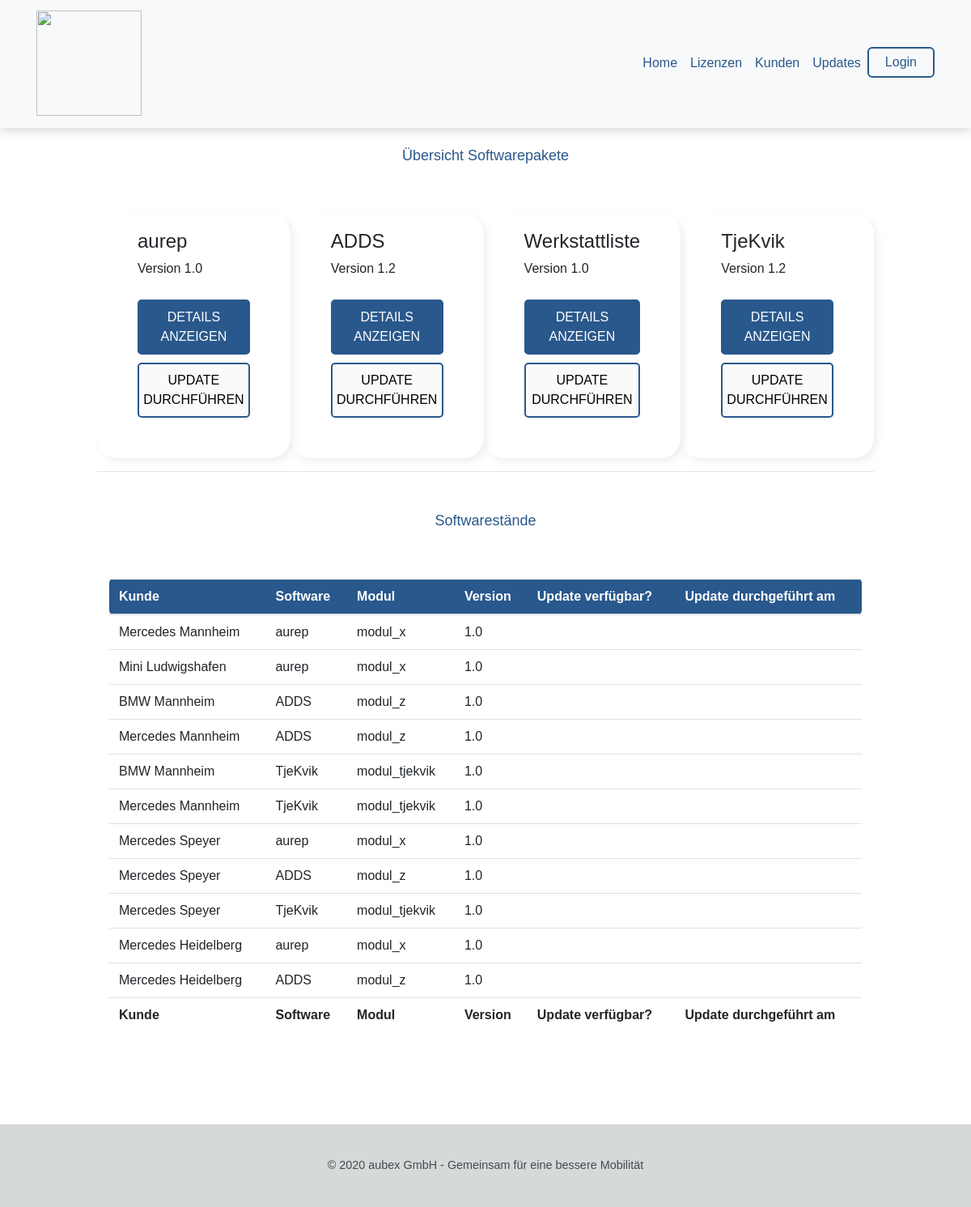
The page /update/ on the database its author committed.
### pages/models.py (models this page shows, shortened)
class Software(models.Model):
    software_name = models.CharField(max_length=50)
    version = models.CharField(max_length=10, default="NULL")
    beschreibung = models.TextField(default="")
    def __str__(self):
        return self.software_name

class Lizenz(models.Model):
    KundeHatSoftware = models.ForeignKey(KundeHatSoftware, on_delete=models.CASCADE)
    modul = models.ForeignKey(Modul, on_delete=models.CASCADE)
    license_key = models.CharField(max_length=300)
    detail = models.TextField()
    gültig_von = models.DateField(auto_now_add=False, auto_now=False, blank=True)
    gültig_bis = models.DateField(auto_now_add=False, auto_now=False, blank=True)

class KundeHatSoftware(models.Model):
    standort = models.ForeignKey(Standort, on_delete=models.CASCADE)
    software = models.ForeignKey(Software, on_delete=models.CASCADE)
    version = models.CharField(max_length=10)

class Standort(models.Model):
    kunde = models.ForeignKey(Kunde, on_delete=models.CASCADE)
    name = models.CharField(max_length=50)
    telNr = models.CharField(max_length=50)
    email = models.EmailField()
    strasse = models.CharField(max_length=100)
    hausnr = models.CharField(max_length=5)
    plz = models.CharField(max_length=10)
    ort = models.CharField(max_length=50)

class Modul(models.Model):
    name = models.CharField(max_length=50)
    produkt = models.ForeignKey(Software, on_delete=models.CASCADE)
    def __str__(self):
        return str(self.name)

### pages/views.py (the view)
# urls.py: path('update/', page.updates, name='updates'),
def updates(request):
    context = {
        'lizenzen': Lizenz.objects.all(),
        'softwares': Software.objects.all()
    }
    return render(request, 'updates.html', context)

### templates/update/updates.html (shortened to what this page needs)
{% extends "base.html" %}
{% block content %}
<h1>Updates</h1>
<h2>Übersicht Softwarepakete</h2>
<div class="container">
    <div class="pakete">
        <div class="row">
            {% for software in softwares %}
            <div class="col-s col-md Softwarekasten">
                <h4>{{ software }}</h4>
                <p>Version {{ software.version }}</p>
                <button class="details">Details anzeigen</button>
                <button class="update">Update durchführen</button>
            </div>
            {% endfor %}
        </div>
    </div>
</div>
<hr>
<h2>Softwarestände</h2>
<div class="container mt-5">
    <table class="table table-responsive-lg" id="lizenzTabelle" width="100%">
        <thead>
        <tr>
            <th>Kunde</th>
            <th>Software</th>
            <th>Modul</th>
            <th>Version</th>
            <th>Update verfügbar?</th>
            <th>Update durchgeführt am</th>
        </tr>
        </thead>
        <tbody>
        {% for software in lizenzen %}
        <tr>
            <td>{{ software.KundeHatSoftware.standort.name }}</td>
            <td>{{ software.KundeHatSoftware.software }}
            <td>{{ software.modul }}</td>
            <td>{{ software.KundeHatSoftware.version }}</td>
            <td>{{ software.updateVerfuegbar }}</td>
            <td>{{ software.DatumUpdate }}</td>
        </tr>
        {% endfor %}
        <tfoot>
        <tr>
            <th>Kunde</th>
            <th>Software</th>
            <th>Modul</th>
            <th>Version</th>
            <th>Update verfügbar?</th>
            <th>Update durchgeführt am</th>
        </tr>
        </tfoot>
    </table>
</div>
{% endblock content %}

### pages/static/css/style.css (style rules this page uses)
html, body { margin: 0; padding: 0; position: relative; font-family: sans-serif; }
* { outline: none; appearance: none; -webkit-appearance: none; }
button { appearance: none; border: 1px solid #29588C; border-radius: 20px; padding: 4px 20px; transition-duration: 150ms }
h2 { margin-bottom:50px; color: #29588C; font-size:18px; text-align:center; font-weight:500; }
h1 { font-size:20pt; text-align:center; font-weight:700; letter-spacing:0px; }
h2 { margin-top: 50px; }
tfoot th { background-color: white; }
table th:first-child { border-radius:5px 0 0 5px; }
table th:last-child { border-radius:0 5px 5px 0; }
thead { background-color: #29588C; color: white; }
tr { 1background-color: #f7f7f7; }
table tr { background-color: none; border-top: none; }
.pakete button { display: inline-block; background: rgb(250,250,250); padding: 8px 0; width: 100%; border: 2px solid #29588C; border-radius: 5px; cursor: pointer; outline: none; text-transform: uppercase; transition-duration: 240ms; }
.pakete, .table { margin-top:60px; }
.softwarekasten { margin:0 0,5%; border-radius: 25px; padding: 20 50 20 50; box-shadow: 4px 4px 9px 0 #e9ecefd4; height: 100%; }
.pakete button { height: inherit; margin-top: 10px; }
.pakete h4 { display: inline-block; }
.pakete .details { background: #29588C; color: white; }

### rows shown on the page
Software: software_name "aurep", version "1.0"
Software: software_name "ADDS", version "1.2"
Software: software_name "Werkstattliste", version "1.0"
Software: software_name "TjeKvik", version "1.2"
Lizenz: KundeHatSoftware.standort.name "Mercedes Mannheim", KundeHatSoftware.software "aurep", modul "modul_x", KundeHatSoftware.version "1.0"
Lizenz: KundeHatSoftware.standort.name "Mini Ludwigshafen", KundeHatSoftware.software "aurep", modul "modul_x", KundeHatSoftware.version "1.0"
Lizenz: KundeHatSoftware.standort.name "BMW Mannheim", KundeHatSoftware.software "ADDS", modul "modul_z", KundeHatSoftware.version "1.0"
Lizenz: KundeHatSoftware.standort.name "Mercedes Mannheim", KundeHatSoftware.software "ADDS", modul "modul_z", KundeHatSoftware.version "1.0"
Lizenz: KundeHatSoftware.standort.name "BMW Mannheim", KundeHatSoftware.software "TjeKvik", modul "modul_tjekvik", KundeHatSoftware.version "1.0"
Lizenz: KundeHatSoftware.standort.name "Mercedes Mannheim", KundeHatSoftware.software "TjeKvik", modul "modul_tjekvik", KundeHatSoftware.version "1.0"
Lizenz: KundeHatSoftware.standort.name "Mercedes Speyer", KundeHatSoftware.software "aurep", modul "modul_x", KundeHatSoftware.version "1.0"
Lizenz: KundeHatSoftware.standort.name "Mercedes Speyer", KundeHatSoftware.software "ADDS", modul "modul_z", KundeHatSoftware.version "1.0"
Lizenz: KundeHatSoftware.standort.name "Mercedes Speyer", KundeHatSoftware.software "TjeKvik", modul "modul_tjekvik", KundeHatSoftware.version "1.0"
Lizenz: KundeHatSoftware.standort.name "Mercedes Heidelberg", KundeHatSoftware.software "aurep", modul "modul_x", KundeHatSoftware.version "1.0"
Lizenz: KundeHatSoftware.standort.name "Mercedes Heidelberg", KundeHatSoftware.software "ADDS", modul "modul_z", KundeHatSoftware.version "1.0"
